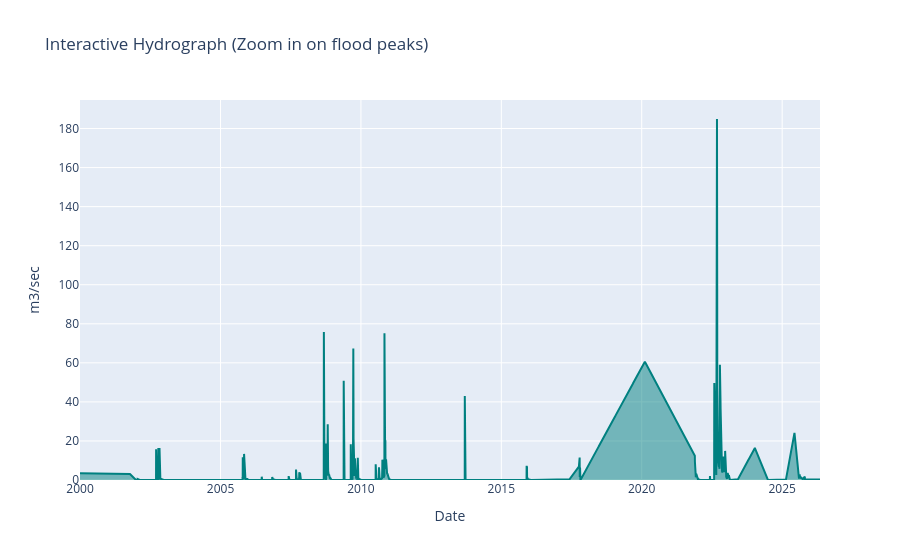
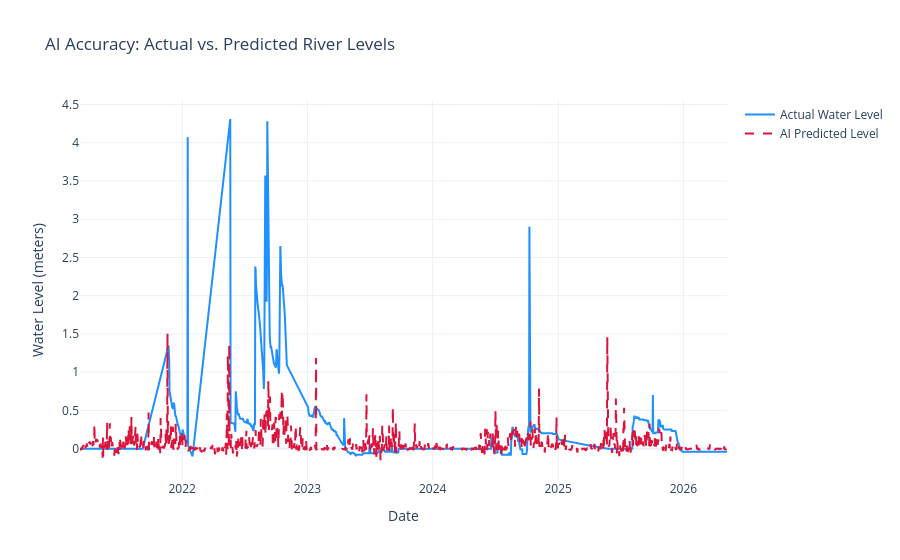

Write notebook code for charts like these, in order.
### Code cell
import pandas as pd
import numpy as np
import matplotlib.pyplot as plt
import seaborn as sns
import plotly.express as px
import plotly.graph_objects as go
from xgboost import XGBRegressor, plot_importance
from sklearn.model_selection import train_test_split
from sklearn.metrics import mean_absolute_error
import folium
from folium import Popup

# Enable inline plotting for Jupyter
%matplotlib inline

# ==========================================
# 1. DATA LOADERS
# ==========================================
def load_manual_obs(path, name):
    df = pd.read_csv(path)
    
    # Bulletproof fix: Keep only valid relative depth measurements (< 30m)
    if name == 'Water_Level':
        df = pd.to_numeric(df['Data Value'], errors='coerce').to_frame('Data Value')
        df['Data Time'] = pd.read_csv(path)['Data Time'] 
        df = df[df['Data Value'] < 30]
        
    df['Timestamp'] = pd.to_datetime(df['Data Time'])
    df_daily = df.groupby(df['Timestamp'].dt.date)['Data Value'].max().to_frame()
    df_daily.index = pd.to_datetime(df_daily.index) 
    return df_daily.rename(columns={'Data Value': name})

def load_nasa_power(path, name):
    df = pd.read_csv(path, skiprows=9)
    # Grab the actual parameter column name (which is the 3rd column)
    param_col = df.columns[2] 
    df['Timestamp'] = pd.to_datetime(df['YEAR'].astype(str) + df['DOY'].astype(str), format='%Y%j')
    return df.set_index('Timestamp')[[param_col]].rename(columns={param_col: name})

# ==========================================
# 2. INTEGRATION
# ==========================================
print("Syncing hydrological data...")
obs_map = {
    'Rainfall': 'data__hoovinahole/Rainfall_Hoovinahole.csv',
    'Water_Level': 'data__hoovinahole/River Water Level_Hoovinahole.csv',
    'Discharge': 'data__hoovinahole/River Water Discharge_Hoovinahole.csv',
    'Humidity': 'data__hoovinahole/Relative Humidity.csv'
}
nasa_map = {
    'Soil': 'data__hoovinahole/soil.csv', 
    'Pressure': 'data__hoovinahole/pressure.csv', 
    'Wind': 'data__hoovinahole/windp.csv', 
    'Precip': 'data__hoovinahole/precip.csv', 
    'Temp': 'data__hoovinahole/temp.csv'
}

dfs = []
for n, p in obs_map.items(): dfs.append(load_manual_obs(p, n))
for n, p in nasa_map.items(): dfs.append(load_nasa_power(p, n))

# Merge using sort=False to prevent Pandas warnings
master_df = pd.concat(dfs, axis=1, sort=False).sort_index()
master_df.index = pd.to_datetime(master_df.index)
master_df = master_df.interpolate(method='time').ffill().bfill()

# ==========================================
# 3. FEATURE ENGINEERING
# ==========================================
# Create Lag Features (Sponge Effect)
for i in [1, 3, 7]:
    master_df[f'Rain_Lag_{i}d'] = master_df['Rainfall'].shift(i)
master_df['Risk_Score'] = (master_df['Soil'] * 5) + (master_df['Rainfall'] / 10)
master_df.dropna(inplace=True)

# ==========================================
# 4. EDA VISUALS
# ==========================================
print("Generating EDA Visuals...")
plt.figure(figsize=(10, 6))
sns.heatmap(master_df.corr(), cmap='coolwarm')
plt.title("Correlation Heatmap: How parameters interact")
plt.show()


# ADD THIS LINE TO SAVE:
plt.savefig('heatmap.png', dpi=300, bbox_inches='tight') 
plt.show()
fig = go.Figure()
fig.add_trace(go.Scatter(x=master_df.index, y=master_df['Discharge'], fill='tozeroy', name='Discharge', line_color='teal'))
fig.update_layout(title='Interactive Hydrograph (Zoom in on flood peaks)', xaxis_title='Date', yaxis_title='m3/sec')
fig.show()

# ==========================================
# 5. MODELING
# ==========================================
print("Training XGBoost Regressor...")
X = master_df.drop(columns=['Water_Level', 'Discharge'])
y = master_df['Water_Level']
X_train, X_test, y_train, y_test = train_test_split(X, y, test_size=0.2, shuffle=False)

model = XGBRegressor(n_estimators=500)
model.fit(X_train, y_train)
preds = model.predict(X_test)

print(f"\n✅ Analysis Complete.")
print(f"🎯 Final Prediction Error (MAE): {mean_absolute_error(y_test, preds):.4f} meters")

# ==========================================
# 6. AI PERFORMANCE VISUALS
# ==========================================
print("\nGenerating AI Performance Visuals...")

# A. Actual vs Predicted Timeline
results_df = pd.DataFrame({
    'Actual Level': y_test,
    'Predicted Level': preds
}, index=y_test.index)

fig2 = go.Figure()
fig2.add_trace(go.Scatter(x=results_df.index, y=results_df['Actual Level'], 
                         mode='lines', name='Actual Water Level', 
                         line=dict(color='dodgerblue', width=2)))
fig2.add_trace(go.Scatter(x=results_df.index, y=results_df['Predicted Level'], 
                         mode='lines', name='AI Predicted Level', 
                         line=dict(color='crimson', width=2, dash='dash')))

fig2.update_layout(title='AI Accuracy: Actual vs. Predicted River Levels',
                  xaxis_title='Date',
                  yaxis_title='Water Level (meters)',
                  template='plotly_white',
                  hovermode='x unified')
fig2.show()

# B. Feature Importance Chart
# B. Feature Importance Chart

# 1. Explicitly create the figure and axis
fig, ax = plt.subplots(figsize=(10, 6))

# 2. Pass the 'ax' to XGBoost so it knows exactly where to draw
plot_importance(model, max_num_features=10, 
                title='Top 10 Flood Drivers (What the AI learned)', 
                xlabel='Importance Score', 
                color='teal', 
                grid=False,
                ax=ax) 

# 3. Save the 'fig' directly, forcing a white background
fig.savefig('feature_importance.png', dpi=300, bbox_inches='tight', facecolor='white')

# 4. Display it
plt.show()
# ==========================================
# 7. SPATIAL FLOOD RISK MAP (FOLIUM)
# ==========================================
# ==========================================
# 7. UPGRADED SPATIAL FLOOD RISK MAP (FOR RESEARCH PAPER)
# ==========================================
import folium
from folium import plugins
from branca.element import Template, MacroElement

print("\nGenerating High-Resolution Flood Risk Map...")

# Use Terrain tiles to show mountains and valleys (Crucial for Hydrology papers)
hoovinahole_lat, hoovinahole_lon = 13.98, 76.76
flood_map = folium.Map(
    location=[hoovinahole_lat, hoovinahole_lon], 
    zoom_start=13, 
    tiles='https://{s}.tile.opentopomap.org/{z}/{x}/{y}.png', 
    attr='OpenTopoMap'
)

# Professional Low-Lying Zone Data
low_lying_zones = [
    {"name": "North Basin", "lat": 13.995, "lon": 76.750, "elevation_offset": -1.5},
    {"name": "East Valley Farms", "lat": 13.970, "lon": 76.780, "elevation_offset": -2.2},
    {"name": "South Market Road", "lat": 13.965, "lon": 76.755, "elevation_offset": -0.5},
    {"name": "West Highland", "lat": 13.985, "lon": 76.735, "elevation_offset": 1.2} 
]

latest_predicted_level = preds[-1] 

# Add the Gauge Marker
folium.Marker(
    location=[hoovinahole_lat, hoovinahole_lon],
    popup=f"Gauge Level: {latest_predicted_level:.2f}m",
    icon=folium.Icon(color="blue", icon="tint")
).add_to(flood_map)

# Add Severit Circles with professional colors
for zone in low_lying_zones:
    effective_depth = latest_predicted_level - zone["elevation_offset"]
    
    if effective_depth > 4.0:
        color, severity = '#800026', "EXTREME" # Dark Red
    elif effective_depth > 2.5:
        color, severity = '#E31A1C', "HIGH"    # Red
    elif effective_depth > 1.0:
        color, severity = '#FD8D3C', "MEDIUM"  # Orange
    else:
        color, severity = '#41AB5D', "LOW"     # Green

    folium.Circle(
        location=[zone["lat"], zone["lon"]],
        radius=500, 
        color=color,
        weight=3,
        fill=True,
        fill_color=color,
        fill_opacity=0.6,
        popup=f"<b>{zone['name']}</b><br>Severity: {severity}"
    ).add_to(flood_map)

# ADDING THE LEGEND (This is what makes the screenshot look professional)
legend_html = '''
{% macro html(this, kwargs) %}
<div style="
    position: fixed; 
    bottom: 50px; left: 50px; width: 150px; height: 110px; 
    background-color: white; border:2px solid black; z-index:9999; font-size:12px;
    padding: 10px; opacity: 0.8;
    ">
    <b>Risk Legend</b><br>
    &nbsp;<i class="fa fa-circle" style="color:#800026"></i> Extreme Risk<br>
    &nbsp;<i class="fa fa-circle" style="color:#E31A1C"></i> High Risk<br>
    &nbsp;<i class="fa fa-circle" style="color:#FD8D3C"></i> Medium Risk<br>
    &nbsp;<i class="fa fa-circle" style="color:#41AB5D"></i> Low Risk
</div>
{% endmacro %}
'''
legend = MacroElement()
legend._template = Template(legend_html)
flood_map.get_root().add_child(legend)

display(flood_map)

### Figure 1 — Plotly figure (JSON) as saved in the notebook; plotly's stock layout.template omitted (floating-point values rounded to 4 significant figures; data arrays with more than 128 entries replaced by an {"elided": "..."} marker saying what was removed)
{"data": [{"fill": "tozeroy", "line": {"color": "teal"}, "name": "Discharge", "type": "scatter", "x": {"elided": "9435 str values"}, "y": {"elided": "9435 float values"}}], "layout": {"title": {"text": "Interactive Hydrograph (Zoom in on flood peaks)"}, "xaxis": {"title": {"text": "Date"}}, "yaxis": {"title": {"text": "m3/sec"}}}}

### Figure 2 — Plotly figure (JSON) as saved in the notebook; plotly's stock layout.template omitted (floating-point values rounded to 4 significant figures; data arrays with more than 128 entries replaced by an {"elided": "..."} marker saying what was removed)
{"data": [{"line": {"color": "dodgerblue", "width": 2}, "mode": "lines", "name": "Actual Water Level", "type": "scatter", "x": {"elided": "1887 str values"}, "y": {"elided": "1887 float values"}}, {"line": {"color": "crimson", "dash": "dash", "width": 2}, "mode": "lines", "name": "AI Predicted Level", "type": "scatter", "x": {"elided": "1887 str values"}, "y": {"elided": "1887 float values"}}], "layout": {"hovermode": "x unified", "title": {"text": "AI Accuracy: Actual vs. Predicted River Levels"}, "xaxis": {"title": {"text": "Date"}}, "yaxis": {"title": {"text": "Water Level (meters)"}}}}
